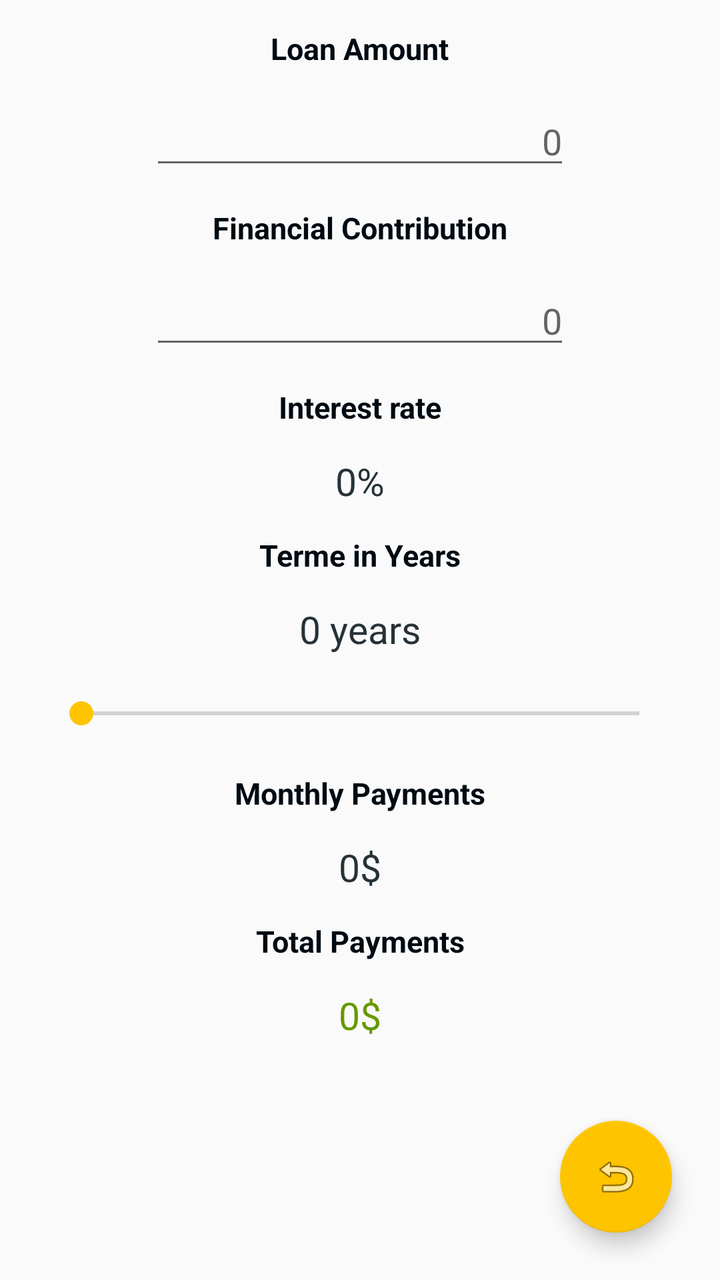
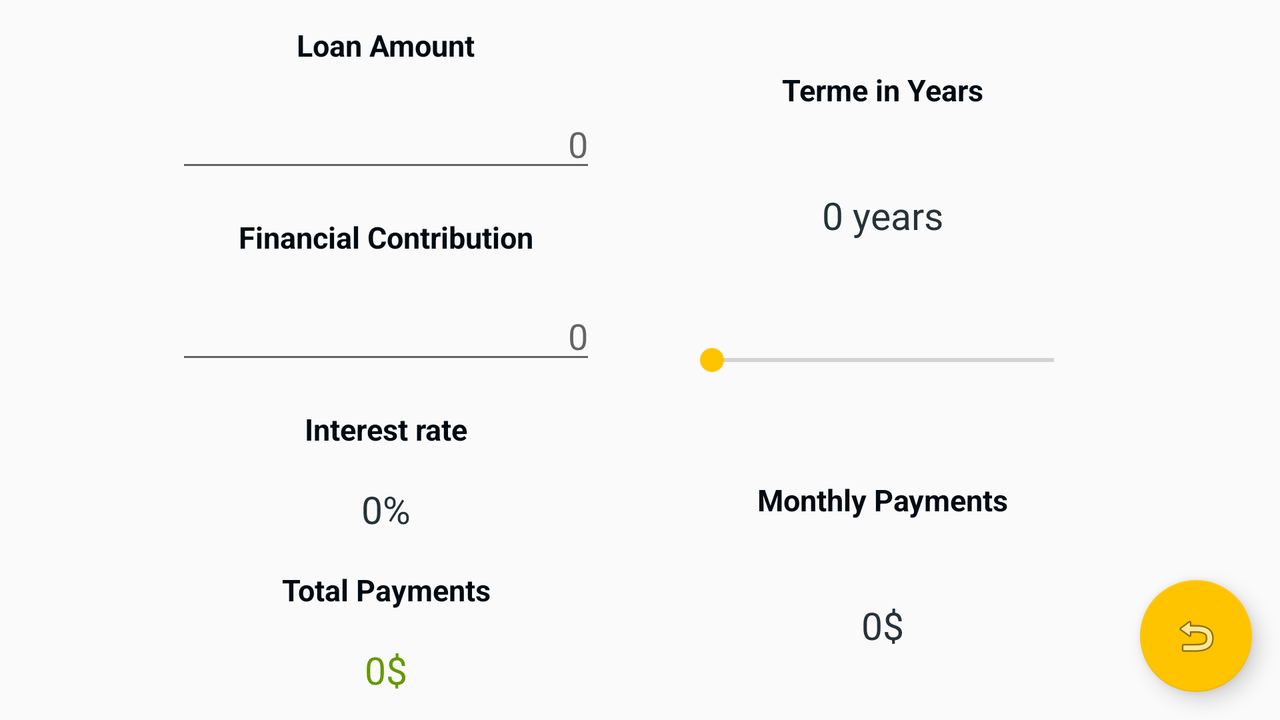

The same Android screen from two of the app's own layout files: first res/layout/ as a phone draws it, then the repository's variant for another configuration, drawn on a device whose configuration selects that folder. Both files follow.
<!-- AndroidManifest.xml: application theme AppTheme -->
<!-- res/layout/fragment_loan_simulator.xml -->
<?xml version="1.0" encoding="utf-8"?>
<androidx.constraintlayout.widget.ConstraintLayout xmlns:android="http://schemas.android.com/apk/res/android"
    xmlns:app="http://schemas.android.com/apk/res-auto"
    xmlns:tools="http://schemas.android.com/tools"
    android:layout_width="match_parent"
    android:layout_height="match_parent"
    android:layout_gravity="center_vertical"
    tools:context=".UI.Fragment.LoanSimulator.LoanSimulatorFragment">


    <TextView
        android:id="@+id/loan_amount"
        android:layout_width="wrap_content"
        android:layout_height="0dp"
        android:layout_margin="@dimen/loan_margin_between_items"
        android:text="Loan Amount"
        android:textColor="@color/primaryDarkColor"
        android:textSize="@dimen/loan_text_title_size"
        android:textStyle="bold"
        app:layout_constraintEnd_toEndOf="parent"
        app:layout_constraintStart_toStartOf="parent"
        app:layout_constraintTop_toTopOf="parent" />

    <EditText
        android:id="@+id/simulator_loan_amount_ed"
        android:layout_width="wrap_content"
        android:layout_height="wrap_content"
        android:ems="10"
        android:layout_margin="@dimen/loan_margin_between_items"
        android:gravity="right"
        android:hint="0"
        android:inputType="none|number"
        app:layout_constraintEnd_toEndOf="parent"
        app:layout_constraintStart_toStartOf="parent"
        app:layout_constraintTop_toBottomOf="@+id/loan_amount" />

    <TextView
        android:id="@+id/financial_contribution_tv"
        android:layout_width="wrap_content"
        android:layout_height="wrap_content"
        android:layout_margin="@dimen/loan_margin_between_items"
        android:text="Financial Contribution"
        android:textColor="@color/primaryDarkColor"
        android:textSize="@dimen/loan_text_title_size"
        android:textStyle="bold"
        app:layout_constraintEnd_toEndOf="parent"
        app:layout_constraintStart_toStartOf="parent"
        app:layout_constraintTop_toBottomOf="@+id/simulator_loan_amount_ed" />

    <EditText
        android:id="@+id/simulator_financial_contribution_ed"
        android:layout_width="wrap_content"
        android:layout_height="wrap_content"
        android:ems="10"
        android:layout_margin="@dimen/loan_margin_between_items"
        android:gravity="right"
        android:hint="0"
        android:inputType="number"
        app:layout_constraintEnd_toEndOf="parent"
        app:layout_constraintStart_toStartOf="parent"
        app:layout_constraintTop_toBottomOf="@+id/financial_contribution_tv" />

    <TextView
        android:id="@+id/interest_rate_tv"
        android:layout_width="wrap_content"
        android:layout_height="wrap_content"
        android:text="Interest rate"
        android:layout_margin="@dimen/loan_margin_between_items"
        android:textColor="@color/primaryDarkColor"
        android:textSize="@dimen/loan_text_title_size"
        android:textStyle="bold"
        app:layout_constraintEnd_toEndOf="parent"
        app:layout_constraintStart_toStartOf="parent"
        app:layout_constraintTop_toBottomOf="@+id/simulator_financial_contribution_ed" />

    <TextView
        android:id="@+id/simulator_interest_tv"
        android:layout_width="wrap_content"
        android:layout_height="wrap_content"
        android:text="0%"
        android:layout_margin="@dimen/loan_margin_between_items"
        android:textColor="@color/primaryColor"
        android:textSize="@dimen/loan_values_number_text_size"
        app:layout_constraintEnd_toEndOf="parent"
        app:layout_constraintStart_toStartOf="parent"
        app:layout_constraintTop_toBottomOf="@+id/interest_rate_tv" />

    <TextView
        android:id="@+id/terme_years_tv"
        android:layout_width="wrap_content"
        android:layout_height="wrap_content"
        android:layout_margin="@dimen/loan_margin_between_items"
        android:text="Terme in Years"
        android:textColor="@color/primaryDarkColor"
        android:textSize="@dimen/loan_text_title_size"
        android:textStyle="bold"
        app:layout_constraintEnd_toEndOf="parent"
        app:layout_constraintStart_toStartOf="parent"
        app:layout_constraintTop_toBottomOf="@+id/simulator_interest_tv" />

    <TextView
        android:id="@+id/simulator_nbr_of_years_tv"
        android:layout_width="wrap_content"
        android:layout_height="wrap_content"
        android:text="0 years"
        android:layout_margin="@dimen/loan_margin_between_items"
        android:textColor="@color/primaryColor"
        android:textSize="@dimen/loan_values_number_text_size"
        app:layout_constraintEnd_toEndOf="parent"
        app:layout_constraintStart_toStartOf="parent"
        app:layout_constraintTop_toBottomOf="@+id/terme_years_tv" />

    <SeekBar
        android:id="@+id/seekBar"
        android:layout_width="311dp"
        android:layout_height="31dp"
        android:max="29"
        android:layout_margin="@dimen/loan_margin_between_items"
        app:layout_constraintEnd_toEndOf="parent"
        app:layout_constraintHorizontal_bias="0.505"
        app:layout_constraintStart_toStartOf="parent"
        app:layout_constraintTop_toBottomOf="@+id/simulator_nbr_of_years_tv" />

    <TextView
        android:id="@+id/monthly_payment_tv"
        android:layout_width="wrap_content"
        android:layout_height="wrap_content"
        android:layout_margin="@dimen/loan_margin_between_items"
        android:text="Monthly Payments"
        android:textColor="@color/primaryDarkColor"
        android:textSize="@dimen/loan_text_title_size"
        android:textStyle="bold"
        app:layout_constraintEnd_toEndOf="parent"
        app:layout_constraintStart_toStartOf="parent"
        app:layout_constraintTop_toBottomOf="@+id/seekBar" />

    <TextView
        android:id="@+id/simulator_monthly_payment_tv"
        android:layout_width="wrap_content"
        android:layout_height="wrap_content"
        android:text="0$"
        android:layout_margin="@dimen/loan_margin_between_items"
        android:textColor="@color/primaryColor"
        android:textSize="@dimen/loan_values_number_text_size"
        app:layout_constraintEnd_toEndOf="parent"
        app:layout_constraintStart_toStartOf="parent"
        app:layout_constraintTop_toBottomOf="@+id/monthly_payment_tv" />

    <TextView
        android:id="@+id/total_payment"
        android:layout_width="wrap_content"
        android:layout_height="wrap_content"
        android:layout_margin="@dimen/loan_margin_between_items"
        android:text="Total Payments"
        android:textColor="@color/primaryDarkColor"
        android:textSize="@dimen/loan_text_title_size"
        android:textStyle="bold"
        app:layout_constraintEnd_toEndOf="parent"
        app:layout_constraintHorizontal_bias="0.501"
        app:layout_constraintStart_toStartOf="parent"
        app:layout_constraintTop_toBottomOf="@+id/simulator_monthly_payment_tv" />

    <TextView
        android:id="@+id/simulator_total_payment_tv"
        android:layout_width="wrap_content"
        android:layout_height="wrap_content"
        android:layout_margin="@dimen/loan_margin_between_items"
        android:text="0$"
        android:textColor="@android:color/holo_green_dark"
        android:textSize="@dimen/loan_values_number_text_size"
        app:layout_constraintEnd_toEndOf="parent"
        app:layout_constraintStart_toStartOf="parent"
        app:layout_constraintTop_toBottomOf="@+id/total_payment" />

    <com.google.android.material.floatingactionbutton.FloatingActionButton
        android:id="@+id/simulator_reset_fab"
        android:layout_width="wrap_content"
        android:layout_height="wrap_content"
        android:layout_marginTop="56dp"
        android:layout_marginEnd="24dp"
        android:clickable="true"
        android:src="@android:drawable/ic_menu_revert"
        app:layout_constraintBottom_toBottomOf="parent"
        app:layout_constraintEnd_toEndOf="parent"
        app:layout_constraintTop_toBottomOf="@+id/total_payment" />

</androidx.constraintlayout.widget.ConstraintLayout>
<!-- resources referenced by this layout -->
<resources>
  <color name="primaryColor">#263238</color>
  <color name="primaryDarkColor">#000a12</color>
  <!-- from res/values-xxhdpi/ -->
  <dimen name="loan_margin_between_items">14dp</dimen>
  <!-- from res/values-xxhdpi/ -->
  <dimen name="loan_text_title_size">15sp</dimen>
  <!-- from res/values-xxhdpi/ -->
  <dimen name="loan_values_number_text_size">19dp</dimen>
  
      //FRAGMENT PROFILE
  <style name="AppTheme" parent="Theme.AppCompat.Light.NoActionBar">
          
          <item name="colorPrimary">@color/primaryColor</item>
          <item name="colorPrimaryDark">@color/primaryDarkColor</item>
          <item name="colorAccent">@color/secondaryColor</item>
      </style>
  <color name="secondaryColor">#ffc400</color>
</resources>
<!-- res/layout-w600dp/fragment_loan_simulator.xml (the repository's variant of the layout above) -->
<!-- drawn on the phone turned sideways -->
<?xml version="1.0" encoding="utf-8"?>
<androidx.constraintlayout.widget.ConstraintLayout xmlns:android="http://schemas.android.com/apk/res/android"
    xmlns:app="http://schemas.android.com/apk/res-auto"
    xmlns:tools="http://schemas.android.com/tools"
    android:layout_width="match_parent"
    android:layout_height="match_parent"
    android:layout_gravity="center_vertical"
    tools:context=".UI.Fragment.LoanSimulator.LoanSimulatorFragment">


    <TextView
        android:id="@+id/loan_amount"
        android:layout_width="wrap_content"
        android:layout_height="wrap_content"
        android:layout_margin="@dimen/loan_margin_between_items_landscape"
        android:text="Loan Amount"
        android:textColor="@color/primaryDarkColor"
        android:textSize="@dimen/loan_text_title_size"
        android:textStyle="bold"
        app:layout_constraintBottom_toTopOf="@id/simulator_loan_amount_ed"
        app:layout_constraintEnd_toStartOf="@+id/terme_years_tv"
        app:layout_constraintStart_toStartOf="parent"
        app:layout_constraintTop_toTopOf="parent" />

    <EditText
        android:id="@+id/simulator_loan_amount_ed"
        android:layout_width="wrap_content"
        android:layout_height="wrap_content"
        android:layout_margin="@dimen/loan_margin_between_items_landscape"
        android:ems="10"
        android:gravity="right"
        android:hint="0"
        android:inputType="none|number"
        app:layout_constraintEnd_toEndOf="@+id/loan_amount"
        app:layout_constraintStart_toStartOf="@+id/loan_amount"
        app:layout_constraintTop_toBottomOf="@+id/loan_amount"
        app:layout_constraintBottom_toTopOf="@id/financial_contribution_tv"/>

    <TextView
        android:id="@+id/financial_contribution_tv"
        android:layout_width="wrap_content"
        android:layout_height="wrap_content"
        android:layout_margin="@dimen/loan_margin_between_items_landscape"
        android:text="Financial Contribution"
        android:textColor="@color/primaryDarkColor"
        android:textSize="@dimen/loan_text_title_size"
        android:textStyle="bold"
        app:layout_constraintEnd_toEndOf="@+id/simulator_loan_amount_ed"
        app:layout_constraintStart_toStartOf="@+id/simulator_loan_amount_ed"
        app:layout_constraintTop_toBottomOf="@+id/simulator_loan_amount_ed"
        app:layout_constraintBottom_toTopOf="@id/simulator_financial_contribution_ed"/>

    <EditText
        android:id="@+id/simulator_financial_contribution_ed"
        android:layout_width="wrap_content"
        android:layout_height="wrap_content"
        android:layout_margin="@dimen/loan_margin_between_items_landscape"
        android:ems="10"
        android:gravity="right"
        android:hint="0"
        android:inputType="number"
        app:layout_constraintEnd_toEndOf="@+id/financial_contribution_tv"
        app:layout_constraintStart_toStartOf="@+id/financial_contribution_tv"
        app:layout_constraintTop_toBottomOf="@+id/financial_contribution_tv"
        app:layout_constraintBottom_toTopOf="@id/interest_rate_tv"/>

    <TextView
        android:id="@+id/interest_rate_tv"
        android:layout_width="wrap_content"
        android:layout_height="wrap_content"
        android:layout_margin="@dimen/loan_margin_between_items_landscape"
        android:text="Interest rate"
        android:textColor="@color/primaryDarkColor"
        android:textSize="@dimen/loan_text_title_size"
        android:textStyle="bold"
        app:layout_constraintEnd_toEndOf="@+id/simulator_financial_contribution_ed"
        app:layout_constraintStart_toStartOf="@+id/simulator_financial_contribution_ed"
        app:layout_constraintTop_toBottomOf="@+id/simulator_financial_contribution_ed"
        app:layout_constraintBottom_toTopOf="@id/simulator_interest_tv"/>

    <TextView
        android:id="@+id/simulator_interest_tv"
        android:layout_width="wrap_content"
        android:layout_height="wrap_content"
        android:layout_margin="@dimen/loan_margin_between_items_landscape"
        android:text="0%"
        android:textColor="@color/primaryColor"
        android:textSize="@dimen/loan_values_number_text_size"
        app:layout_constraintEnd_toEndOf="@+id/interest_rate_tv"
        app:layout_constraintStart_toStartOf="@+id/interest_rate_tv"
        app:layout_constraintTop_toBottomOf="@+id/interest_rate_tv"
        app:layout_constraintBottom_toTopOf="@id/total_payment"/>

    <TextView
        android:id="@+id/terme_years_tv"
        android:layout_width="wrap_content"
        android:layout_height="wrap_content"
        android:layout_margin="@dimen/loan_margin_between_items_landscape"
        android:text="Terme in Years"
        android:textColor="@color/primaryDarkColor"
        android:textSize="@dimen/loan_text_title_size"
        android:textStyle="bold"
        app:layout_constraintBottom_toTopOf="@id/simulator_nbr_of_years_tv"
        app:layout_constraintEnd_toEndOf="parent"
        app:layout_constraintStart_toEndOf="@id/loan_amount"
        app:layout_constraintTop_toTopOf="parent" />

    <TextView
        android:id="@+id/simulator_nbr_of_years_tv"
        android:layout_width="wrap_content"
        android:layout_height="wrap_content"
        android:layout_margin="@dimen/loan_margin_between_items_landscape"
        android:text="0 years"
        android:textColor="@color/primaryColor"
        android:textSize="@dimen/loan_values_number_text_size"
        app:layout_constraintEnd_toEndOf="@+id/terme_years_tv"
        app:layout_constraintStart_toStartOf="@+id/terme_years_tv"
        app:layout_constraintTop_toBottomOf="@+id/terme_years_tv"
        app:layout_constraintBottom_toTopOf="@id/seekBar"/>

    <SeekBar
        android:id="@+id/seekBar"
        android:layout_width="203dp"
        android:layout_height="40dp"
        android:layout_margin="@dimen/loan_margin_between_items_landscape"
        android:max="29"
        app:layout_constraintEnd_toEndOf="@+id/simulator_nbr_of_years_tv"
        app:layout_constraintStart_toStartOf="@+id/simulator_nbr_of_years_tv"
        app:layout_constraintTop_toBottomOf="@+id/simulator_nbr_of_years_tv"
        app:layout_constraintBottom_toTopOf="@id/monthly_payment_tv"/>

    <TextView
        android:id="@+id/monthly_payment_tv"
        android:layout_width="wrap_content"
        android:layout_height="wrap_content"
        android:layout_margin="@dimen/loan_margin_between_items_landscape"
        android:text="Monthly Payments"
        android:textColor="@color/primaryDarkColor"
        android:textSize="@dimen/loan_text_title_size"
        android:textStyle="bold"
        app:layout_constraintBottom_toTopOf="@id/simulator_monthly_payment_tv"
        app:layout_constraintEnd_toEndOf="@+id/seekBar"
        app:layout_constraintStart_toStartOf="@+id/seekBar"
        app:layout_constraintTop_toBottomOf="@+id/seekBar" />

    <TextView
        android:id="@+id/simulator_monthly_payment_tv"
        android:layout_width="wrap_content"
        android:layout_height="wrap_content"
        android:layout_margin="@dimen/loan_margin_between_items_landscape"
        android:text="0$"
        android:textColor="@color/primaryColor"
        android:textSize="@dimen/loan_values_number_text_size"
        app:layout_constraintBottom_toBottomOf="parent"
        app:layout_constraintEnd_toEndOf="@+id/monthly_payment_tv"
        app:layout_constraintStart_toStartOf="@+id/monthly_payment_tv"
        app:layout_constraintTop_toBottomOf="@+id/monthly_payment_tv" />

    <TextView
        android:id="@+id/total_payment"
        android:layout_width="wrap_content"
        android:layout_height="wrap_content"
        android:layout_margin="@dimen/loan_margin_between_items_landscape"
        android:text="Total Payments"
        android:textColor="@color/primaryDarkColor"
        android:textSize="@dimen/loan_text_title_size"
        android:textStyle="bold"
        app:layout_constraintEnd_toEndOf="@+id/interest_rate_tv"
        app:layout_constraintStart_toStartOf="@+id/interest_rate_tv"
        app:layout_constraintTop_toBottomOf="@+id/simulator_interest_tv"
        app:layout_constraintBottom_toTopOf="@id/simulator_total_payment_tv"/>

    <TextView
        android:id="@+id/simulator_total_payment_tv"
        android:layout_width="wrap_content"
        android:layout_height="wrap_content"
        android:layout_margin="@dimen/loan_margin_between_items_landscape"
        android:text="0$"
        android:textColor="@android:color/holo_green_dark"
        android:textSize="@dimen/loan_values_number_text_size"
        app:layout_constraintBottom_toBottomOf="parent"
        app:layout_constraintEnd_toEndOf="@+id/total_payment"
        app:layout_constraintStart_toStartOf="@+id/total_payment"
        app:layout_constraintTop_toBottomOf="@+id/total_payment" />

    <com.google.android.material.floatingactionbutton.FloatingActionButton
        android:id="@+id/simulator_reset_fab"
        android:layout_width="wrap_content"
        android:layout_height="wrap_content"
        android:layout_marginEnd="@dimen/loan_margin_between_items"
        android:layout_marginBottom="@dimen/loan_margin_between_items"
        android:clickable="true"
        android:src="@android:drawable/ic_menu_revert"
        app:layout_constraintBottom_toBottomOf="parent"
        app:layout_constraintEnd_toEndOf="parent" />

</androidx.constraintlayout.widget.ConstraintLayout>
<!-- resources referenced by the variant -->
<!-- as the phone turned sideways resolves them -->
<resources>
  <color name="primaryColor">#263238</color>
  <color name="primaryDarkColor">#000a12</color>
  <!-- from res/values-xxhdpi/ -->
  <dimen name="loan_margin_between_items">14dp</dimen>
  <!-- from res/values-xxhdpi/ -->
  <dimen name="loan_margin_between_items_landscape">5dp</dimen>
  <!-- from res/values-xxhdpi/ -->
  <dimen name="loan_text_title_size">15sp</dimen>
  <!-- from res/values-xxhdpi/ -->
  <dimen name="loan_values_number_text_size">19dp</dimen>
  
      //FRAGMENT PROFILE
  <style name="AppTheme" parent="Theme.AppCompat.Light.NoActionBar">
          
          <item name="colorPrimary">@color/primaryColor</item>
          <item name="colorPrimaryDark">@color/primaryDarkColor</item>
          <item name="colorAccent">@color/secondaryColor</item>
      </style>
  <color name="secondaryColor">#ffc400</color>
</resources>
